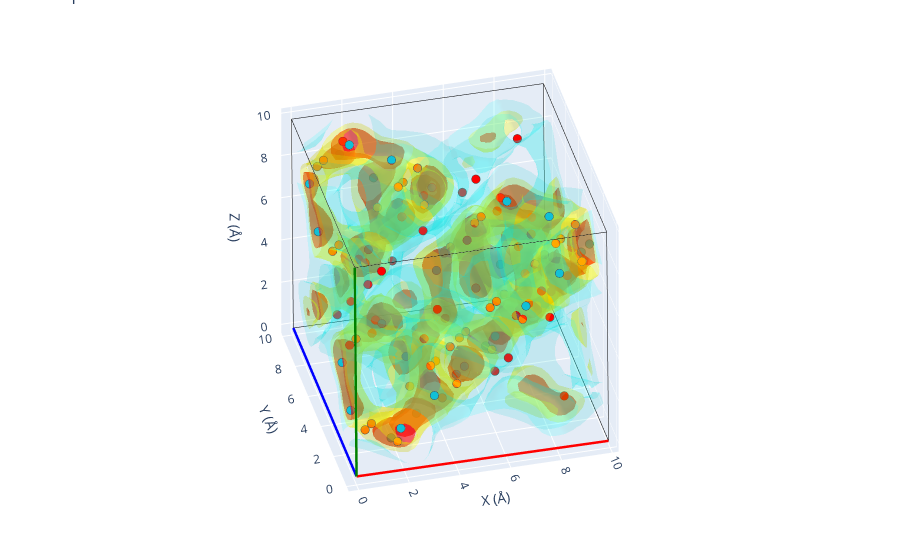

The code cell stored with this chart in its notebook:
### Markdown cell above
## A richer reference: three Li Wyckoff sites

The `argyrodite.cif` above only lists the single 48*h* lithium position. A more complete
description of the lithium sublattice spreads the lithium over **three** Wyckoff sites
(48*h*, a second 48*h*, and 16*e*). The bundled `src/gemdat/data/argyrodite_48h48h16e.cif`
captures this; overlaying its 112 lithium sites on the folded density shows how the
secondary positions line up with the simulated density.

### Code cell
# `Structure`, `load_known_material` and `Image` are already imported above.
reference_3site = load_known_material('argyrodite_48h48h16e')
expected_sites_3site = Structure(
    lattice=folded_vol.lattice,
    species=[site.specie for site in reference_3site],
    coords=[site.frac_coords for site in reference_3site],
    # Keep the Wyckoff labels ('48h', '48h2', '16e') so plot_3d colours the
    # three site types distinctly.
    labels=reference_3site.labels,
)

fig = folded_vol.plot_3d(structure=expected_sites_3site)
Image(fig.to_image(format='png', width=700, height=600))
fig.show()

### Figure 1 — Plotly figure (JSON) as saved in the notebook; plotly's stock layout.template omitted (floating-point values rounded to 4 significant figures; data arrays with more than 128 entries replaced by an {"elided": "..."} marker saying what was removed)
{"data": [{"line": {"color": "red", "width": 5}, "mode": "lines", "showlegend": false, "type": "scatter3d", "x": [0, 9.937], "y": [0, 0.003104], "z": [0, -0.07366]}, {"line": {"color": "blue", "width": 5}, "mode": "lines", "showlegend": false, "type": "scatter3d", "x": [0, 0.005318], "y": [0, 9.919], "z": [0, -0.02126]}, {"line": {"color": "green", "width": 5}, "mode": "lines", "showlegend": false, "type": "scatter3d", "x": [0, -0.07517], "y": [0, -0.01577], "z": [0, 9.916]}, {"line": {"color": "black", "width": 1}, "mode": "lines", "showlegend": false, "type": "scatter3d", "x": [9.937, 9.942], "y": [0.003104, 9.923], "z": [-0.07366, -0.09492]}, {"line": {"color": "black", "width": 1}, "mode": "lines", "showlegend": false, "type": "scatter3d", "x": [9.937, 9.861], "y": [0.003104, -0.01266], "z": [-0.07366, 9.842]}, {"line": {"color": "black", "width": 1}, "mode": "lines", "showlegend": false, "type": "scatter3d", "x": [0.005318, 9.942], "y": [9.919, 9.923], "z": [-0.02126, -0.09492]}, {"line": {"color": "black", "width": 1}, "mode": "lines", "showlegend": false, "type": "scatter3d", "x": [0.005318, -0.06986], "y": [9.919, 9.904], "z": [-0.02126, 9.895]}, {"line": {"color": "black", "width": 1}, "mode": "lines", "showlegend": false, "type": "scatter3d", "x": [-0.07517, 9.861], "y": [-0.01577, -0.01266], "z": [9.916, 9.842]}, {"line": {"color": "black", "width": 1}, "mode": "lines", "showlegend": false, "type": "scatter3d", "x": [-0.07517, -0.06986], "y": [-0.01577, 9.904], "z": [9.916, 9.895]}, {"line": {"color": "black", "width": 1}, "mode": "lines", "showlegend": false, "type": "scatter3d", "x": [9.867, -0.06986], "y": [9.907, 9.904], "z": [9.821, 9.895]}, {"line": {"color": "black", "width": 1}, "mode": "lines", "showlegend": false, "type": "scatter3d", "x": [9.867, 9.861], "y": [9.907, -0.01266], "z": [9.821, 9.842]}, {"line": {"color": "black", "width": 1}, "mode": "lines", "showlegend": false, "type": "scatter3d", "x": [9.867, 9.942], "y": [9.907, 9.923], "z": [9.821, -0.09492]}, {"color": "red", "i": {"elided": "7396 int values"}, "j": {"elided": "7396 int values"}, "k": {"elided": "7396 int values"}, "name": "isoval=np.float64(434.5)", "opacity": 0.6, "showlegend": false, "type": "mesh3d", "x": {"elided": "4027 float values"}, "y": {"elided": "4027 float values"}, "z": {"elided": "4027 float values"}}, {"color": "yellow", "i": {"elided": "15224 int values"}, "j": {"elided": "15224 int values"}, "k": {"elided": "15224 int values"}, "name": "isoval=np.float64(173.8)", "opacity": 0.3, "showlegend": false, "type": "mesh3d", "x": {"elided": "8020 float values"}, "y": {"elided": "8020 float values"}, "z": {"elided": "8020 float values"}}, {"color": "cyan", "i": {"elided": "19034 int values"}, "j": {"elided": "19034 int values"}, "k": {"elided": "19034 int values"}, "name": "isoval=np.float64(12.166)", "opacity": 0.15, "showlegend": false, "type": "mesh3d", "x": {"elided": "10091 float values"}, "y": {"elided": "10091 float values"}, "z": {"elided": "10091 float values"}}, {"line": {"color": "red", "width": 5}, "mode": "lines", "showlegend": false, "type": "scatter3d", "x": [0, 9.937], "y": [0, 0.003104], "z": [0, -0.07366]}, {"line": {"color": "blue", "width": 5}, "mode": "lines", "showlegend": false, "type": "scatter3d", "x": [0, 0.005318], "y": [0, 9.919], "z": [0, -0.02126]}, {"line": {"color": "green", "width": 5}, "mode": "lines", "showlegend": false, "type": "scatter3d", "x": [0, -0.07517], "y": [0, -0.01577], "z": [0, 9.916]}, {"line": {"color": "black", "width": 1}, "mode": "lines", "showlegend": false, "type": "scatter3d", "x": [9.937, 9.942], "y": [0.003104, 9.923], "z": [-0.07366, -0.09492]}, {"line": {"color": "black", "width": 1}, "mode": "lines", "showlegend": false, "type": "scatter3d", "x": [9.937, 9.861], "y": [0.003104, -0.01266], "z": [-0.07366, 9.842]}, {"line": {"color": "black", "width": 1}, "mode": "lines", "showlegend": false, "type": "scatter3d", "x": [0.005318, 9.942], "y": [9.919, 9.923], "z": [-0.02126, -0.09492]}, {"line": {"color": "black", "width": 1}, "mode": "lines", "showlegend": false, "type": "scatter3d", "x": [0.005318, -0.06986], "y": [9.919, 9.904], "z": [-0.02126, 9.895]}, {"line": {"color": "black", "width": 1}, "mode": "lines", "showlegend": false, "type": "scatter3d", "x": [-0.07517, 9.861], "y": [-0.01577, -0.01266], "z": [9.916, 9.842]}, {"line": {"color": "black", "width": 1}, "mode": "lines", "showlegend": false, "type": "scatter3d", "x": [-0.07517, -0.06986], "y": [-0.01577, 9.904], "z": [9.916, 9.895]}, {"line": {"color": "black", "width": 1}, "mode": "lines", "showlegend": false, "type": "scatter3d", "x": [9.867, -0.06986], "y": [9.907, 9.904], "z": [9.821, 9.895]}, {"line": {"color": "black", "width": 1}, "mode": "lines", "showlegend": false, "type": "scatter3d", "x": [9.867, 9.861], "y": [9.907, -0.01266], "z": [9.821, 9.842]}, {"line": {"color": "black", "width": 1}, "mode": "lines", "showlegend": false, "type": "scatter3d", "x": [9.867, 9.942], "y": [9.907, 9.923], "z": [9.821, -0.09492]}, {"marker": {"color": ["rgb(17, 192, 214)"], "line": {"width": 2.5}, "size": 5}, "mode": "markers", "name": "48h", "showlegend": false, "type": "scatter3d", "x": [1.818], "y": [1.815], "z": [0.2206]}, {"marker": {"color": ["rgb(17, 192, 214)"], "line": {"width": 2.5}, "size": 5}, "mode": "markers", "name": "48h", "showlegend": false, "type": "scatter3d", "x": [1.783], "y": [6.767], "z": [5.168]}, {"marker": {"color": ["rgb(17, 192, 214)"], "line": {"width": 2.5}, "size": 5}, "mode": "markers", "name": "48h", "showlegend": false, "type": "scatter3d", "x": [6.748], "y": [1.809], "z": [5.142]}, {"marker": {"color": ["rgb(17, 192, 214)"], "line": {"width": 2.5}, "size": 5}, "mode": "markers", "name": "48h", "showlegend": false, "type": "scatter3d", "x": [6.789], "y": [6.777], "z": [0.1732]}, {"marker": {"color": ["rgb(17, 192, 214)"], "line": {"width": 2.5}, "size": 5}, "mode": "markers", "name": "48h", "showlegend": false, "type": "scatter3d", "x": [9.638], "y": [1.805], "z": [8.026]}, {"marker": {"color": ["rgb(17, 192, 214)"], "line": {"width": 2.5}, "size": 5}, "mode": "markers", "name": "48h", "showlegend": false, "type": "scatter3d", "x": [9.678], "y": [6.773], "z": [3.057]}, {"marker": {"color": ["rgb(17, 192, 214)"], "line": {"width": 2.5}, "size": 5}, "mode": "markers", "name": "48h", "showlegend": false, "type": "scatter3d", "x": [4.707], "y": [1.812], "z": [3.104]}, {"marker": {"color": ["rgb(17, 192, 214)"], "line": {"width": 2.5}, "size": 5}, "mode": "markers", "name": "48h", "showlegend": false, "type": "scatter3d", "x": [4.672], "y": [6.764], "z": [8.052]}, {"marker": {"color": ["rgb(17, 192, 214)"], "line": {"width": 2.5}, "size": 5}, "mode": "markers", "name": "48h", "showlegend": false, "type": "scatter3d", "x": [8.057], "y": [0.2277], "z": [8.041]}, {"marker": {"color": ["rgb(17, 192, 214)"], "line": {"width": 2.5}, "size": 5}, "mode": "markers", "name": "48h", "showlegend": false, "type": "scatter3d", "x": [8.097], "y": [5.195], "z": [3.072]}, {"marker": {"color": ["rgb(17, 192, 214)"], "line": {"width": 2.5}, "size": 5}, "mode": "markers", "name": "48h", "showlegend": false, "type": "scatter3d", "x": [3.126], "y": [0.2341], "z": [3.12]}, {"marker": {"color": ["rgb(17, 192, 214)"], "line": {"width": 2.5}, "size": 5}, "mode": "markers", "name": "48h", "showlegend": false, "type": "scatter3d", "x": [3.091], "y": [5.186], "z": [8.067]}, {"marker": {"color": ["rgb(17, 192, 214)"], "line": {"width": 2.5}, "size": 5}, "mode": "markers", "name": "48h", "showlegend": false, "type": "scatter3d", "x": [8.046], "y": [1.802], "z": [9.614]}, {"marker": {"color": ["rgb(17, 192, 214)"], "line": {"width": 2.5}, "size": 5}, "mode": "markers", "name": "48h", "showlegend": false, "type": "scatter3d", "x": [8.086], "y": [6.77], "z": [4.645]}, {"marker": {"color": ["rgb(17, 192, 214)"], "line": {"width": 2.5}, "size": 5}, "mode": "markers", "name": "48h", "showlegend": false, "type": "scatter3d", "x": [3.115], "y": [1.809], "z": [4.693]}, {"marker": {"color": ["rgb(17, 192, 214)"], "line": {"width": 2.5}, "size": 5}, "mode": "markers", "name": "48h", "showlegend": false, "type": "scatter3d", "x": [3.08], "y": [6.761], "z": [9.64]}, {"marker": {"color": ["rgb(17, 192, 214)"], "line": {"width": 2.5}, "size": 5}, "mode": "markers", "name": "48h", "showlegend": false, "type": "scatter3d", "x": [1.762], "y": [9.669], "z": [8.067]}, {"marker": {"color": ["rgb(17, 192, 214)"], "line": {"width": 2.5}, "size": 5}, "mode": "markers", "name": "48h", "showlegend": false, "type": "scatter3d", "x": [1.797], "y": [4.717], "z": [3.12]}, {"marker": {"color": ["rgb(17, 192, 214)"], "line": {"width": 2.5}, "size": 5}, "mode": "markers", "name": "48h", "showlegend": false, "type": "scatter3d", "x": [6.768], "y": [9.678], "z": [3.072]}, {"marker": {"color": ["rgb(17, 192, 214)"], "line": {"width": 2.5}, "size": 5}, "mode": "markers", "name": "48h", "showlegend": false, "type": "scatter3d", "x": [6.728], "y": [4.711], "z": [8.041]}, {"marker": {"color": ["rgb(17, 192, 214)"], "line": {"width": 2.5}, "size": 5}, "mode": "markers", "name": "48h", "showlegend": false, "type": "scatter3d", "x": [0.1814], "y": [8.091], "z": [8.082]}, {"marker": {"color": ["rgb(17, 192, 214)"], "line": {"width": 2.5}, "size": 5}, "mode": "markers", "name": "48h", "showlegend": false, "type": "scatter3d", "x": [0.2163], "y": [3.14], "z": [3.135]}, {"marker": {"color": ["rgb(17, 192, 214)"], "line": {"width": 2.5}, "size": 5}, "mode": "markers", "name": "48h", "showlegend": false, "type": "scatter3d", "x": [5.187], "y": [8.101], "z": [3.087]}, {"marker": {"color": ["rgb(17, 192, 214)"], "line": {"width": 2.5}, "size": 5}, "mode": "markers", "name": "48h", "showlegend": false, "type": "scatter3d", "x": [5.147], "y": [3.133], "z": [8.056]}, {"marker": {"color": ["rgb(17, 192, 214)"], "line": {"width": 2.5}, "size": 5}, "mode": "markers", "name": "48h", "showlegend": false, "type": "scatter3d", "x": [1.749], "y": [8.089], "z": [9.647]}, {"marker": {"color": ["rgb(17, 192, 214)"], "line": {"width": 2.5}, "size": 5}, "mode": "markers", "name": "48h", "showlegend": false, "type": "scatter3d", "x": [1.784], "y": [3.138], "z": [4.7]}, {"marker": {"color": ["rgb(17, 192, 214)"], "line": {"width": 2.5}, "size": 5}, "mode": "markers", "name": "48h", "showlegend": false, "type": "scatter3d", "x": [6.755], "y": [8.099], "z": [4.652]}, {"marker": {"color": ["rgb(17, 192, 214)"], "line": {"width": 2.5}, "size": 5}, "mode": "markers", "name": "48h", "showlegend": false, "type": "scatter3d", "x": [6.715], "y": [3.131], "z": [9.621]}, {"marker": {"color": ["rgb(17, 192, 214)"], "line": {"width": 2.5}, "size": 5}, "mode": "markers", "name": "48h", "showlegend": false, "type": "scatter3d", "x": [1.805], "y": [0.2357], "z": [1.801]}, {"marker": {"color": ["rgb(17, 192, 214)"], "line": {"width": 2.5}, "size": 5}, "mode": "markers", "name": "48h", "showlegend": false, "type": "scatter3d", "x": [1.77], "y": [5.188], "z": [6.748]}, {"marker": {"color": ["rgb(17, 192, 214)"], "line": {"width": 2.5}, "size": 5}, "mode": "markers", "name": "48h", "showlegend": false, "type": "scatter3d", "x": [6.735], "y": [0.2294], "z": [6.722]}, {"marker": {"color": ["rgb(17, 192, 214)"], "line": {"width": 2.5}, "size": 5}, "mode": "markers", "name": "48h", "showlegend": false, "type": "scatter3d", "x": [6.776], "y": [5.197], "z": [1.753]}, {"marker": {"color": ["rgb(17, 192, 214)"], "line": {"width": 2.5}, "size": 5}, "mode": "markers", "name": "48h", "showlegend": false, "type": "scatter3d", "x": [0.2257], "y": [1.812], "z": [1.809]}, {"marker": {"color": ["rgb(17, 192, 214)"], "line": {"width": 2.5}, "size": 5}, "mode": "markers", "name": "48h", "showlegend": false, "type": "scatter3d", "x": [0.1908], "y": [6.764], "z": [6.756]}, {"marker": {"color": ["rgb(17, 192, 214)"], "line": {"width": 2.5}, "size": 5}, "mode": "markers", "name": "48h", "showlegend": false, "type": "scatter3d", "x": [5.156], "y": [1.806], "z": [6.73]}, {"marker": {"color": ["rgb(17, 192, 214)"], "line": {"width": 2.5}, "size": 5}, "mode": "markers", "name": "48h", "showlegend": false, "type": "scatter3d", "x": [5.197], "y": [6.774], "z": [1.762]}, {"marker": {"color": ["rgb(17, 192, 214)"], "line": {"width": 2.5}, "size": 5}, "mode": "markers", "name": "48h", "showlegend": false, "type": "scatter3d", "x": [9.689], "y": [8.104], "z": [1.725]}, {"marker": {"color": ["rgb(17, 192, 214)"], "line": {"width": 2.5}, "size": 5}, "mode": "markers", "name": "48h", "showlegend": false, "type": "scatter3d", "x": [9.648], "y": [3.137], "z": [6.694]}, {"marker": {"color": ["rgb(17, 192, 214)"], "line": {"width": 2.5}, "size": 5}, "mode": "markers", "name": "48h", "showlegend": false, "type": "scatter3d", "x": [4.683], "y": [8.095], "z": [6.72]}, {"marker": {"color": ["rgb(17, 192, 214)"], "line": {"width": 2.5}, "size": 5}, "mode": "markers", "name": "48h", "showlegend": false, "type": "scatter3d", "x": [4.718], "y": [3.143], "z": [1.773]}, {"marker": {"color": ["rgb(17, 192, 214)"], "line": {"width": 2.5}, "size": 5}, "mode": "markers", "name": "48h", "showlegend": false, "type": "scatter3d", "x": [8.11], "y": [9.681], "z": [1.734]}, {"marker": {"color": ["rgb(17, 192, 214)"], "line": {"width": 2.5}, "size": 5}, "mode": "markers", "name": "48h", "showlegend": false, "type": "scatter3d", "x": [8.069], "y": [4.713], "z": [6.702]}, {"marker": {"color": ["rgb(17, 192, 214)"], "line": {"width": 2.5}, "size": 5}, "mode": "markers", "name": "48h", "showlegend": false, "type": "scatter3d", "x": [3.104], "y": [9.672], "z": [6.729]}, {"marker": {"color": ["rgb(17, 192, 214)"], "line": {"width": 2.5}, "size": 5}, "mode": "markers", "name": "48h", "showlegend": false, "type": "scatter3d", "x": [3.139], "y": [4.72], "z": [1.781]}, {"marker": {"color": ["rgb(17, 192, 214)"], "line": {"width": 2.5}, "size": 5}, "mode": "markers", "name": "48h", "showlegend": false, "type": "scatter3d", "x": [8.121], "y": [8.106], "z": [0.1604]}, {"marker": {"color": ["rgb(17, 192, 214)"], "line": {"width": 2.5}, "size": 5}, "mode": "markers", "name": "48h", "showlegend": false, "type": "scatter3d", "x": [8.08], "y": [3.139], "z": [5.129]}, {"marker": {"color": ["rgb(17, 192, 214)"], "line": {"width": 2.5}, "size": 5}, "mode": "markers", "name": "48h", "showlegend": false, "type": "scatter3d", "x": [3.115], "y": [8.097], "z": [5.155]}, {"marker": {"color": ["rgb(17, 192, 214)"], "line": {"width": 2.5}, "size": 5}, "mode": "markers", "name": "48h", "showlegend": false, "type": "scatter3d", "x": [3.15], "y": [3.145], "z": [0.2079]}, {"marker": {"color": ["rgb(255, 130, 0)"], "line": {"width": 2.5}, "size": 5}, "mode": "markers", "name": "48h2", "showlegend": false, "type": "scatter3d", "x": [0.7816], "y": [0.7909], "z": [1.807]}, {"marker": {"color": ["rgb(255, 130, 0)"], "line": {"width": 2.5}, "size": 5}, "mode": "markers", "name": "48h2", "showlegend": false, "type": "scatter3d", "x": [0.7467], "y": [5.743], "z": [6.755]}, {"marker": {"color": ["rgb(255, 130, 0)"], "line": {"width": 2.5}, "size": 5}, "mode": "markers", "name": "48h2", "showlegend": false, "type": "scatter3d", "x": [5.712], "y": [0.7846], "z": [6.728]}, {"marker": {"color": ["rgb(255, 130, 0)"], "line": {"width": 2.5}, "size": 5}, "mode": "markers", "name": "48h2", "showlegend": false, "type": "scatter3d", "x": [5.753], "y": [5.752], "z": [1.76]}, {"marker": {"color": ["rgb(255, 130, 0)"], "line": {"width": 2.5}, "size": 5}, "mode": "markers", "name": "48h2", "showlegend": false, "type": "scatter3d", "x": [8.049], "y": [0.7816], "z": [9.061]}, {"marker": {"color": ["rgb(255, 130, 0)"], "line": {"width": 2.5}, "size": 5}, "mode": "markers", "name": "48h2", "showlegend": false, "type": "scatter3d", "x": [8.09], "y": [5.749], "z": [4.092]}, {"marker": {"color": ["rgb(255, 130, 0)"], "line": {"width": 2.5}, "size": 5}, "mode": "markers", "name": "48h2", "showlegend": false, "type": "scatter3d", "x": [3.119], "y": [0.7879], "z": [4.14]}, {"marker": {"color": ["rgb(255, 130, 0)"], "line": {"width": 2.5}, "size": 5}, "mode": "markers", "name": "48h2", "showlegend": false, "type": "scatter3d", "x": [3.084], "y": [5.74], "z": [9.087]}, {"marker": {"color": ["rgb(255, 130, 0)"], "line": {"width": 2.5}, "size": 5}, "mode": "markers", "name": "48h2", "showlegend": false, "type": "scatter3d", "x": [9.073], "y": [1.804], "z": [9.051]}, {"marker": {"color": ["rgb(255, 130, 0)"], "line": {"width": 2.5}, "size": 5}, "mode": "markers", "name": "48h2", "showlegend": false, "type": "scatter3d", "x": [9.114], "y": [6.771], "z": [4.082]}, {"marker": {"color": ["rgb(255, 130, 0)"], "line": {"width": 2.5}, "size": 5}, "mode": "markers", "name": "48h2", "showlegend": false, "type": "scatter3d", "x": [4.143], "y": [1.81], "z": [4.13]}, {"marker": {"color": ["rgb(255, 130, 0)"], "line": {"width": 2.5}, "size": 5}, "mode": "markers", "name": "48h2", "showlegend": false, "type": "scatter3d", "x": [4.108], "y": [6.762], "z": [9.077]}, {"marker": {"color": ["rgb(255, 130, 0)"], "line": {"width": 2.5}, "size": 5}, "mode": "markers", "name": "48h2", "showlegend": false, "type": "scatter3d", "x": [9.081], "y": [0.7835], "z": [8.032]}, {"marker": {"color": ["rgb(255, 130, 0)"], "line": {"width": 2.5}, "size": 5}, "mode": "markers", "name": "48h2", "showlegend": false, "type": "scatter3d", "x": [9.121], "y": [5.751], "z": [3.063]}, {"marker": {"color": ["rgb(255, 130, 0)"], "line": {"width": 2.5}, "size": 5}, "mode": "markers", "name": "48h2", "showlegend": false, "type": "scatter3d", "x": [4.15], "y": [0.7899], "z": [3.111]}, {"marker": {"color": ["rgb(255, 130, 0)"], "line": {"width": 2.5}, "size": 5}, "mode": "markers", "name": "48h2", "showlegend": false, "type": "scatter3d", "x": [4.115], "y": [5.742], "z": [8.058]}, {"marker": {"color": ["rgb(255, 130, 0)"], "line": {"width": 2.5}, "size": 5}, "mode": "markers", "name": "48h2", "showlegend": false, "type": "scatter3d", "x": [0.7301], "y": [8.09], "z": [9.1]}, {"marker": {"color": ["rgb(255, 130, 0)"], "line": {"width": 2.5}, "size": 5}, "mode": "markers", "name": "48h2", "showlegend": false, "type": "scatter3d", "x": [0.765], "y": [3.138], "z": [4.152]}, {"marker": {"color": ["rgb(255, 130, 0)"], "line": {"width": 2.5}, "size": 5}, "mode": "markers", "name": "48h2", "showlegend": false, "type": "scatter3d", "x": [5.736], "y": [8.099], "z": [4.105]}, {"marker": {"color": ["rgb(255, 130, 0)"], "line": {"width": 2.5}, "size": 5}, "mode": "markers", "name": "48h2", "showlegend": false, "type": "scatter3d", "x": [5.696], "y": [3.132], "z": [9.073]}, {"marker": {"color": ["rgb(255, 130, 0)"], "line": {"width": 2.5}, "size": 5}, "mode": "markers", "name": "48h2", "showlegend": false, "type": "scatter3d", "x": [1.754], "y": [9.112], "z": [9.09]}, {"marker": {"color": ["rgb(255, 130, 0)"], "line": {"width": 2.5}, "size": 5}, "mode": "markers", "name": "48h2", "showlegend": false, "type": "scatter3d", "x": [1.789], "y": [4.16], "z": [4.142]}, {"marker": {"color": ["rgb(255, 130, 0)"], "line": {"width": 2.5}, "size": 5}, "mode": "markers", "name": "48h2", "showlegend": false, "type": "scatter3d", "x": [6.76], "y": [9.121], "z": [4.095]}, {"marker": {"color": ["rgb(255, 130, 0)"], "line": {"width": 2.5}, "size": 5}, "mode": "markers", "name": "48h2", "showlegend": false, "type": "scatter3d", "x": [6.72], "y": [4.154], "z": [9.064]}, {"marker": {"color": ["rgb(255, 130, 0)"], "line": {"width": 2.5}, "size": 5}, "mode": "markers", "name": "48h2", "showlegend": false, "type": "scatter3d", "x": [0.7384], "y": [9.113], "z": [8.076]}, {"marker": {"color": ["rgb(255, 130, 0)"], "line": {"width": 2.5}, "size": 5}, "mode": "markers", "name": "48h2", "showlegend": false, "type": "scatter3d", "x": [0.7733], "y": [4.161], "z": [3.129]}, {"marker": {"color": ["rgb(255, 130, 0)"], "line": {"width": 2.5}, "size": 5}, "mode": "markers", "name": "48h2", "showlegend": false, "type": "scatter3d", "x": [5.744], "y": [9.123], "z": [3.081]}, {"marker": {"color": ["rgb(255, 130, 0)"], "line": {"width": 2.5}, "size": 5}, "mode": "markers", "name": "48h2", "showlegend": false, "type": "scatter3d", "x": [5.704], "y": [4.155], "z": [8.05]}, {"marker": {"color": ["rgb(255, 130, 0)"], "line": {"width": 2.5}, "size": 5}, "mode": "markers", "name": "48h2", "showlegend": false, "type": "scatter3d", "x": [0.7899], "y": [1.814], "z": [0.7835]}, {"marker": {"color": ["rgb(255, 130, 0)"], "line": {"width": 2.5}, "size": 5}, "mode": "markers", "name": "48h2", "showlegend": false, "type": "scatter3d", "x": [0.755], "y": [6.766], "z": [5.731]}, {"marker": {"color": ["rgb(255, 130, 0)"], "line": {"width": 2.5}, "size": 5}, "mode": "markers", "name": "48h2", "showlegend": false, "type": "scatter3d", "x": [5.721], "y": [1.808], "z": [5.705]}, {"marker": {"color": ["rgb(255, 130, 0)"], "line": {"width": 2.5}, "size": 5}, "mode": "markers", "name": "48h2", "showlegend": false, "type": "scatter3d", "x": [5.761], "y": [6.776], "z": [0.736]}, {"marker": {"color": ["rgb(255, 130, 0)"], "line": {"width": 2.5}, "size": 5}, "mode": "markers", "name": "48h2", "showlegend": false, "type": "scatter3d", "x": [1.813], "y": [0.7929], "z": [0.7781]}, {"marker": {"color": ["rgb(255, 130, 0)"], "line": {"width": 2.5}, "size": 5}, "mode": "markers", "name": "48h2", "showlegend": false, "type": "scatter3d", "x": [1.778], "y": [5.745], "z": [5.726]}, {"marker": {"color": ["rgb(255, 130, 0)"], "line": {"width": 2.5}, "size": 5}, "mode": "markers", "name": "48h2", "showlegend": false, "type": "scatter3d", "x": [6.744], "y": [0.7865], "z": [5.699]}, {"marker": {"color": ["rgb(255, 130, 0)"], "line": {"width": 2.5}, "size": 5}, "mode": "markers", "name": "48h2", "showlegend": false, "type": "scatter3d", "x": [6.784], "y": [5.754], "z": [0.7307]}, {"marker": {"color": ["rgb(255, 130, 0)"], "line": {"width": 2.5}, "size": 5}, "mode": "markers", "name": "48h2", "showlegend": false, "type": "scatter3d", "x": [8.117], "y": [9.127], "z": [0.7136]}, {"marker": {"color": ["rgb(255, 130, 0)"], "line": {"width": 2.5}, "size": 5}, "mode": "markers", "name": "48h2", "showlegend": false, "type": "scatter3d", "x": [8.077], "y": [4.16], "z": [5.682]}, {"marker": {"color": ["rgb(255, 130, 0)"], "line": {"width": 2.5}, "size": 5}, "mode": "markers", "name": "48h2", "showlegend": false, "type": "scatter3d", "x": [3.111], "y": [9.118], "z": [5.708]}, {"marker": {"color": ["rgb(255, 130, 0)"], "line": {"width": 2.5}, "size": 5}, "mode": "markers", "name": "48h2", "showlegend": false, "type": "scatter3d", "x": [3.146], "y": [4.166], "z": [0.761]}, {"marker": {"color": ["rgb(255, 130, 0)"], "line": {"width": 2.5}, "size": 5}, "mode": "markers", "name": "48h2", "showlegend": false, "type": "scatter3d", "x": [9.14], "y": [8.106], "z": [0.7082]}, {"marker": {"color": ["rgb(255, 130, 0)"], "line": {"width": 2.5}, "size": 5}, "mode": "markers", "name": "48h2", "showlegend": false, "type": "scatter3d", "x": [9.1], "y": [3.138], "z": [5.677]}, {"marker": {"color": ["rgb(255, 130, 0)"], "line": {"width": 2.5}, "size": 5}, "mode": "markers", "name": "48h2", "showlegend": false, "type": "scatter3d", "x": [4.134], "y": [8.096], "z": [5.703]}, {"marker": {"color": ["rgb(255, 130, 0)"], "line": {"width": 2.5}, "size": 5}, "mode": "markers", "name": "48h2", "showlegend": false, "type": "scatter3d", "x": [4.169], "y": [3.144], "z": [0.7556]}, {"marker": {"color": ["rgb(255, 130, 0)"], "line": {"width": 2.5}, "size": 5}, "mode": "markers", "name": "48h2", "showlegend": false, "type": "scatter3d", "x": [9.133], "y": [9.126], "z": [1.727]}, {"marker": {"color": ["rgb(255, 130, 0)"], "line": {"width": 2.5}, "size": 5}, "mode": "markers", "name": "48h2", "showlegend": false, "type": "scatter3d", "x": [9.093], "y": [4.158], "z": [6.696]}, {"marker": {"color": ["rgb(255, 130, 0)"], "line": {"width": 2.5}, "size": 5}, "mode": "markers", "name": "48h2", "showlegend": false, "type": "scatter3d", "x": [4.127], "y": [9.116], "z": [6.722]}, {"marker": {"color": ["rgb(255, 130, 0)"], "line": {"width": 2.5}, "size": 5}, "mode": "markers", "name": "48h2", "showlegend": false, "type": "scatter3d", "x": [4.162], "y": [4.165], "z": [1.775]}, {"marker": {"color": ["rgb(255, 0, 0)"], "line": {"width": 2.5}, "size": 5}, "mode": "markers", "name": "16e", "showlegend": false, "type": "scatter3d", "x": [8.485], "y": [8.52], "z": [8.446]}, {"marker": {"color": ["rgb(255, 0, 0)"], "line": {"width": 2.5}, "size": 5}, "mode": "markers", "name": "16e", "showlegend": false, "type": "scatter3d", "x": [8.52], "y": [3.568], "z": [3.499]}, {"marker": {"color": ["rgb(255, 0, 0)"], "line": {"width": 2.5}, "size": 5}, "mode": "markers", "name": "16e", "showlegend": false, "type": "scatter3d", "x": [3.555], "y": [8.526], "z": [3.525]}, {"marker": {"color": ["rgb(255, 0, 0)"], "line": {"width": 2.5}, "size": 5}, "mode": "markers", "name": "16e", "showlegend": false, "type": "scatter3d", "x": [3.514], "y": [3.559], "z": [8.494]}, {"marker": {"color": ["rgb(255, 0, 0)"], "line": {"width": 2.5}, "size": 5}, "mode": "markers", "name": "16e", "showlegend": false, "type": "scatter3d", "x": [1.385], "y": [8.529], "z": [1.36]}, {"marker": {"color": ["rgb(255, 0, 0)"], "line": {"width": 2.5}, "size": 5}, "mode": "markers", "name": "16e", "showlegend": false, "type": "scatter3d", "x": [1.345], "y": [3.561], "z": [6.328]}, {"marker": {"color": ["rgb(255, 0, 0)"], "line": {"width": 2.5}, "size": 5}, "mode": "markers", "name": "16e", "showlegend": false, "type": "scatter3d", "x": [6.316], "y": [8.523], "z": [6.281]}, {"marker": {"color": ["rgb(255, 0, 0)"], "line": {"width": 2.5}, "size": 5}, "mode": "markers", "name": "16e", "showlegend": false, "type": "scatter3d", "x": [6.351], "y": [3.571], "z": [1.333]}, {"marker": {"color": ["rgb(255, 0, 0)"], "line": {"width": 2.5}, "size": 5}, "mode": "markers", "name": "16e", "showlegend": false, "type": "scatter3d", "x": [8.536], "y": [1.389], "z": [1.322]}, {"marker": {"color": ["rgb(255, 0, 0)"], "line": {"width": 2.5}, "size": 5}, "mode": "markers", "name": "16e", "showlegend": false, "type": "scatter3d", "x": [8.501], "y": [6.341], "z": [6.269]}, {"marker": {"color": ["rgb(255, 0, 0)"], "line": {"width": 2.5}, "size": 5}, "mode": "markers", "name": "16e", "showlegend": false, "type": "scatter3d", "x": [3.53], "y": [1.38], "z": [6.317]}, {"marker": {"color": ["rgb(255, 0, 0)"], "line": {"width": 2.5}, "size": 5}, "mode": "markers", "name": "16e", "showlegend": false, "type": "scatter3d", "x": [3.57], "y": [6.347], "z": [1.348]}, {"marker": {"color": ["rgb(255, 0, 0)"], "line": {"width": 2.5}, "size": 5}, "mode": "markers", "name": "16e", "showlegend": false, "type": "scatter3d", "x": [1.327], "y": [1.376], "z": [8.515]}, {"marker": {"color": ["rgb(255, 0, 0)"], "line": {"width": 2.5}, "size": 5}, "mode": "markers", "name": "16e", "showlegend": false, "type": "scatter3d", "x": [1.367], "y": [6.343], "z": [3.546]}, {"marker": {"color": ["rgb(255, 0, 0)"], "line": {"width": 2.5}, "size": 5}, "mode": "markers", "name": "16e", "showlegend": false, "type": "scatter3d", "x": [6.333], "y": [1.385], "z": [3.52]}, {"marker": {"color": ["rgb(255, 0, 0)"], "line": {"width": 2.5}, "size": 5}, "mode": "markers", "name": "16e", "showlegend": false, "type": "scatter3d", "x": [6.298], "y": [6.337], "z": [8.467]}], "layout": {"legend": {"orientation": "h", "x": 0, "xanchor": "left", "y": -0.1, "yanchor": "bottom"}, "margin": {"b": 0, "l": 0, "r": 0, "t": 0}, "scene": {"aspectmode": "manual", "aspectratio": {"x": 0.9937, "y": 0.9919, "z": 0.9916}, "camera": {"eye": {"x": -0.4968, "y": -1.984, "z": 1.487}, "projection": {"type": "orthographic"}}, "xaxis": {"title": {"text": "X (Å)"}}, "yaxis": {"title": {"text": "Y (Å)"}}, "zaxis": {"title": {"text": "Z (Å)"}}}, "showlegend": true, "title": {"text": "3D plot"}}}
